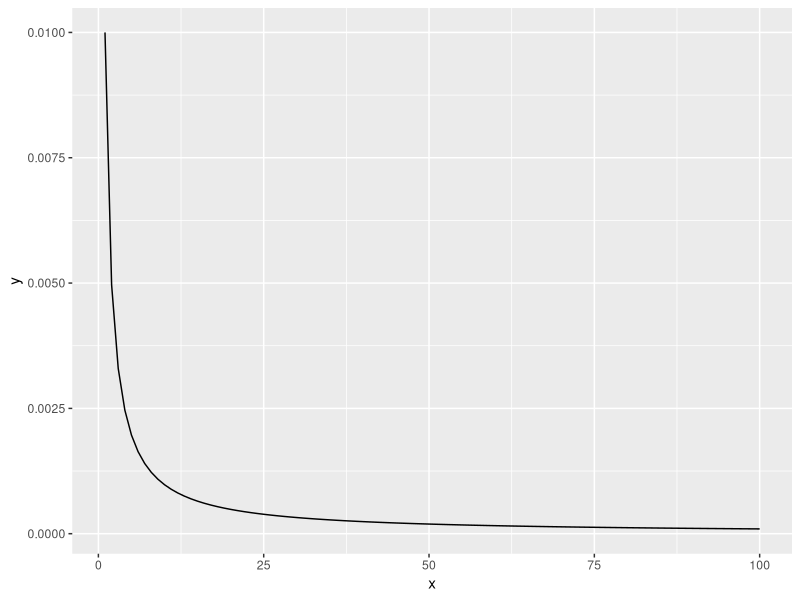

Write the R code that produced this figure. (Note: this script raises an error after producing the figure.)
#!/usr/bin/env Rscript

library(tidyverse)

dpareto <- function(x, shape, scale = 1) {
  shape * scale ** shape / x ** (shape + 1)
}

qpareto <- function(q, shape, scale = 1) {
  scale * (1 - q) ** -(1 / shape)
}

rpareto <- function(n, shape, scale = 1) {
  scale * runif(n) ** (1 / shape)
}

tibble(
  x = seq(1, 100, length.out = 100),
  y = dpareto(x, 0.01)
) %>%
  ggplot(aes(x, y)) +
  geom_line()

qpareto(c(0.8, 0.9), 1)
scales::scientific(qpareto(c(0.8, 0.9), 0.1))
qpareto(c(0.8, 0.9), 0.01)

stop("OK")

sampling_functions <- tribble(
  ~distribution, ~sample_fun,
  "linear", function(n) sample(1:n),
  "normal", rnorm,
  "pareto3", function(n) rpareto(n, 3),
  "pareto1", function(n) rpareto(n, 1),
  "pareto0.1", function(n) rpareto(n, 0.1),
  "pareto0.01", function(n) rpareto(n, 0.01)
)

simulate <- function(N, M, sample_fun) {
  x <- sample_fun(N)

  if (M == 0) {
    i <- 1
  } else if (M == N) {
    i <- N
  } else {
    threshold <- max(x[1:M])
    i <- detect_index(x, ~ . > threshold)
    if (i == 0) i <- N
  }

  x[i]
}

results <- crossing(
  N = 100,
  M = c(0, seq(0, 100, by = 5))
) %>%
  filter(M > 0) %>%
  crossing(
    distribution = sampling_functions$distribution,
    iter = 1:1000
  ) %>%
  left_join(sampling_functions, by = "distribution") %>%
  mutate(value = pmap_dbl(list(N, M, sample_fun), simulate))

results %>%
  group_by(N, M, distribution) %>%
  summarize(
    mean_value = mean(value),
    median_value = median(value),
    .groups = "drop"
  ) %>%
  pivot_longer(ends_with("value")) %>%
  ggplot(aes(M, value, color = name)) +
  facet_wrap(vars(distribution), scales = "free") +
  geom_line()
